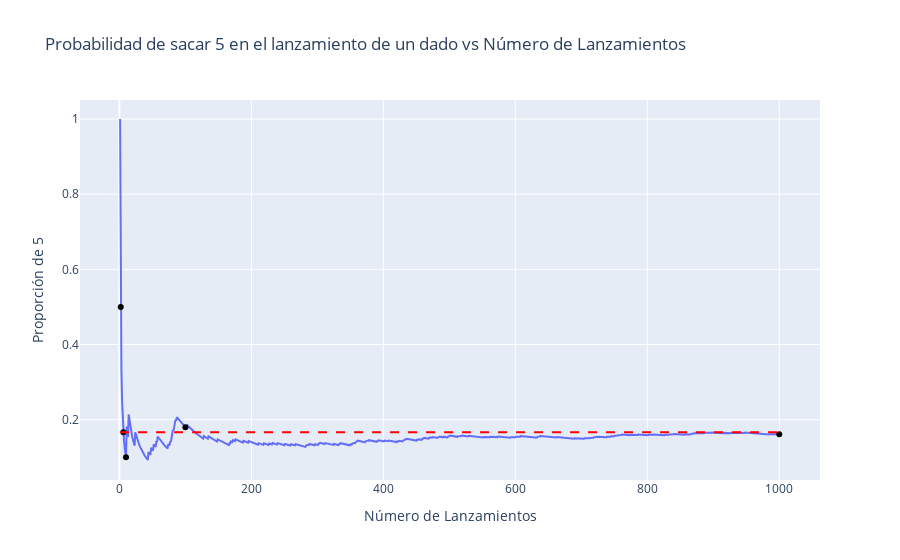

Source (notebook cell):
### Code cell
# Configuración de la simulación
np.random.seed(0)  # Establecer una semilla aleatoria para reproducibilidad
num_lanzamientos = 1000  # Número total de lanzamientos
lanzamientos = np.random.randint(
    1, 7, size=num_lanzamientos
)  # Simulación de lanzamientos
proporciones = []  # Almacenar la proporción de 5 en cada etapa
puntos_interes = [
    2,
    6,
    10,
    100,
    1000,
]  # Puntos de interés para agregar puntos en el gráfico

# Realizar la simulación secuencial
contador_cinco = 0  # Inicializar el contador de 5
for i in range(num_lanzamientos):
    if lanzamientos[i] == 5:
        contador_cinco += 1
    proporciones.append(
        contador_cinco / (i + 1)
    )  # Calcular la proporción en cada etapa

# Crear un DataFrame para Plotly Express
df = pd.DataFrame(
    {"Lanzamientos": range(1, num_lanzamientos + 1), "Proporción de 5": proporciones}
)

# Agregar puntos de interés
puntos_df = df[df["Lanzamientos"].isin(puntos_interes)]

# Calcular la probabilidad teórica
probabilidad_teorica = 1 / 6

# Crear el gráfico con Plotly Express
fig = px.line(
    df,
    x="Lanzamientos",
    y="Proporción de 5",
    labels={
        "Lanzamientos": "Número de Lanzamientos",
        "Proporción de 5": "Proporción de 5",
    },
    title="Probabilidad de sacar 5 en el lanzamiento de un dado vs Número de Lanzamientos",
)
fig.add_shape(
    type="line",
    y0=probabilidad_teorica,
    y1=probabilidad_teorica,
    x0=1,
    x1=num_lanzamientos,
    line=dict(color="red", dash="dash"),
    name="Probabilidad teórica (1/6)",
)
fig.add_trace(
    px.scatter(puntos_df, x="Lanzamientos", y="Proporción de 5")
    .data[0]
    .update(marker=dict(color="black", size=6))
)

fig.show()

### Figure 1 — Plotly figure (JSON) as saved in the notebook; plotly's stock layout.template omitted (floating-point values rounded to 4 significant figures; data arrays with more than 128 entries replaced by an {"elided": "..."} marker saying what was removed)
{"data": [{"hovertemplate": "Número de Lanzamientos=%{x}<br>Proporción de 5=%{y}<extra></extra>", "legendgroup": "", "line": {"color": "#636efa", "dash": "solid"}, "marker": {"symbol": "circle"}, "mode": "lines", "name": "", "orientation": "v", "showlegend": false, "type": "scatter", "x": {"elided": "1000 int values"}, "xaxis": "x", "y": {"elided": "1000 float values"}, "yaxis": "y"}, {"hovertemplate": "Lanzamientos=%{x}<br>Proporción de 5=%{y}<extra></extra>", "legendgroup": "", "marker": {"color": "black", "size": 6, "symbol": "circle"}, "mode": "markers", "name": "", "orientation": "v", "showlegend": false, "type": "scatter", "x": [2, 6, 10, 100, 1000], "xaxis": "x", "y": [0.5, 0.1667, 0.1, 0.18, 0.161], "yaxis": "y"}], "layout": {"legend": {"tracegroupgap": 0}, "shapes": [{"line": {"color": "red", "dash": "dash"}, "name": "Probabilidad teórica (1/6)", "type": "line", "x0": 1, "x1": 1000, "y0": 0.1667, "y1": 0.1667}], "title": {"text": "Probabilidad de sacar 5 en el lanzamiento de un dado vs Número de Lanzamientos"}, "xaxis": {"anchor": "y", "domain": [0, 1], "title": {"text": "Número de Lanzamientos"}}, "yaxis": {"anchor": "x", "domain": [0, 1], "title": {"text": "Proporción de 5"}}}}
